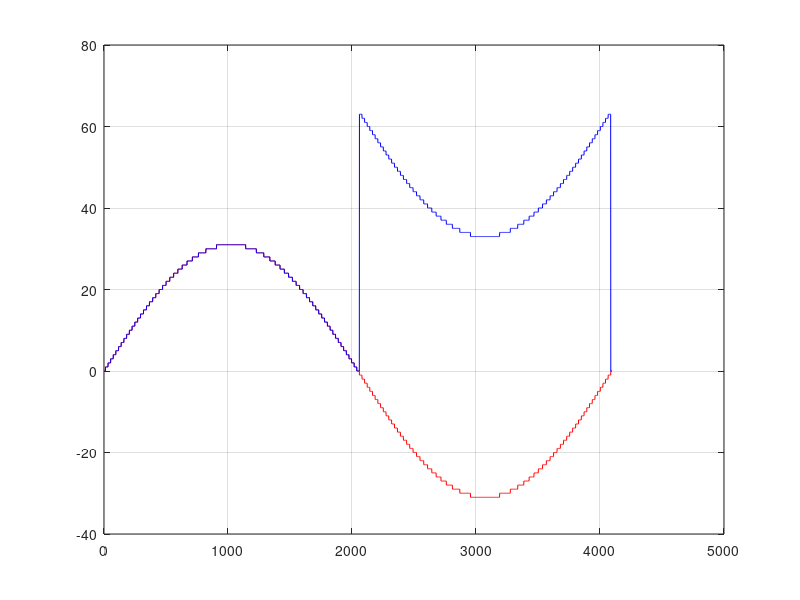

MATLAB code to generate this figure:
%% Thu May 10 14:47:44 CEST 2018
%%
%% Script to generate the DDFS Look-Up Table
%% =========================================



LUT_INTEGER_FLAG = 0; % PUT THIS FLAG TO 1 IF YOU WANT TO GENERATE THE LOOP BY MEANS OF INTEGERS.

N = 12; % Number of bit for the phase quantization
lsb_phase = 2*pi /(2^N); %phase lsb.
phase = lsb_phase * (0 : 2^N-1); % phase values
h     = sin(phase); % vector of sine of each values of phase array
% h is not ready to be contained into the loop since it is REAL
% An amplitude quantization is also necessary.

M = 6; % Number of bit for the amplitude quantization
lsb_amplitude = 1 / (2^(M-1) - 1); % amplitude lsb (Using a BALANCED(!) C2 representation)
h_q = round(h/lsb_amplitude); % Quantized sine values.


if (LUT_INTEGER_FLAG)
    plot(h_q); % it plots h_q
    grid on;   % it shows the grid
    fileID = fopen('int_lut.txt','w');        %It opens a file named 'int_lut.txt' to contain the data.
    fprintf(fileID, '%d,\n', h_q(1 : 2^N-1)); %It writes the integer values separated by ",\n".
    fprintf(fileID, '%d\n',  h_q(2^N));       %It writes the last integer value separated by "\n".
    fclose(fileID); %It closes the file.
else
    plot(h_q, 'r'); %it plots h_q using the red color.
    hold on         %It prevents the plot from disappearing.
    h_q(h_q < 0) = h_q(h_q < 0) + 2^M; % 2-complement representation since the dec2bin does not accept negative value;
    plot(h_q,'b');                     % it plots the 2-complemented h_q using the blue color
    grid on;
    fileID = fopen('binary_lut.txt','w'); % It opens a file named 'binary_lut.txt' to contain the data.

    for i = 1 : 2^N - 1
        fprintf(fileID,'"%s",\n', dec2bin(h_q(i),   M));   % Each value is converted in binary notation, using a M-bit representation, and printed to the file, separed by ',\n' and between "".
    end
        fprintf(fileID,'"%s"\n',  dec2bin(h_q(2^N), M)); % The last value is converted in binary, using a M-bit representation,and printed to the file separed by '\n' and between "".

    fclose(fileID);

end
